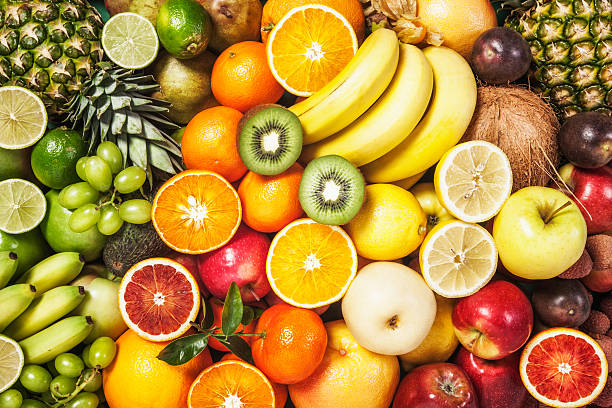
#> input picture proj2/istockphoto-529664572-612x612.jpg, 612 x 408 px
$ python -i encript.py   (imports and definitions only)
#> lines starting #> are read from the running program, lines starting #| are printed output that depends on the picture
#> further down, picture is the input picture: PIL image 612x408 RGB; mean R, G, B 181.2, 138.3, 60
from PIL import Image
import numpy as np


def skew_tent_map(x, r=5.0):
    return r * abs(x)


# [24 lines left out: functions bernulli_map, henon_map, encript_image_henon, not called in this run]


def convert_to_rgb(image):
    image.load()
    size = image.size
#> size = (612, 408)
    img_red = Image.new("RGB", size)
#> img_red: PIL image 612x408 RGB; every value is 0
    img_green = Image.new("RGB", size)
    img_blue = Image.new("RGB", size)

    width, height = size
#> width = 612; height = 408
    for i in range(width):
        for j in range(height):
            pixel = image.getpixel((i, j))
            img_red.putpixel((i, j), (pixel[0], 0, 0))
            img_green.putpixel((i, j), (0, pixel[1], 0))
            img_blue.putpixel((i, j), (0, 0, pixel[2]))
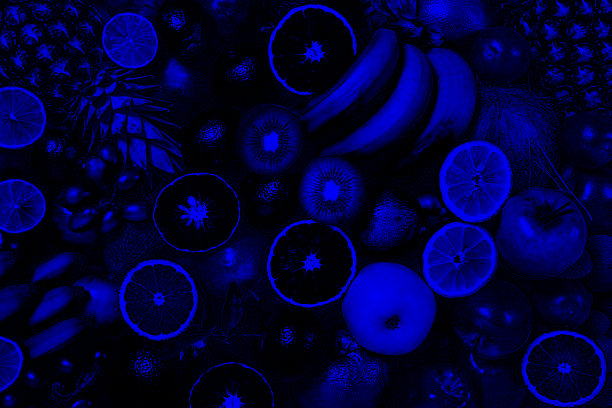
#> img_blue: PIL image 612x408 RGB; mean R, G, B 0, 0, 60
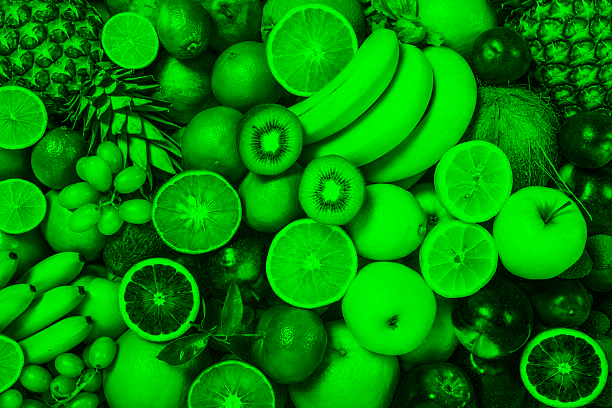
#> img_green: PIL image 612x408 RGB; mean R, G, B 0, 138.3, 0
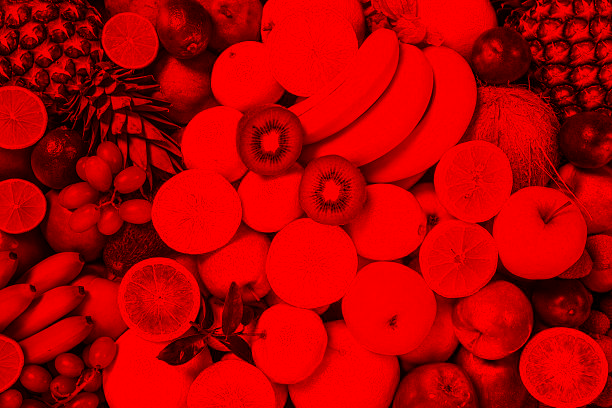
#> img_red: PIL image 612x408 RGB; mean R, G, B 181.2, 0, 0
    return img_red, img_green, img_blue


# [85 lines left out: functions encript_image_red, encript_image_green, encript_image_blue, Encrypt, not called in this run]

>>> from PIL import Image
>>> picture = Image.open('istockphoto-529664572-612x612.jpg')
>>> result = convert_to_rgb(picture)

$ run again, on proj2/test3.jpg
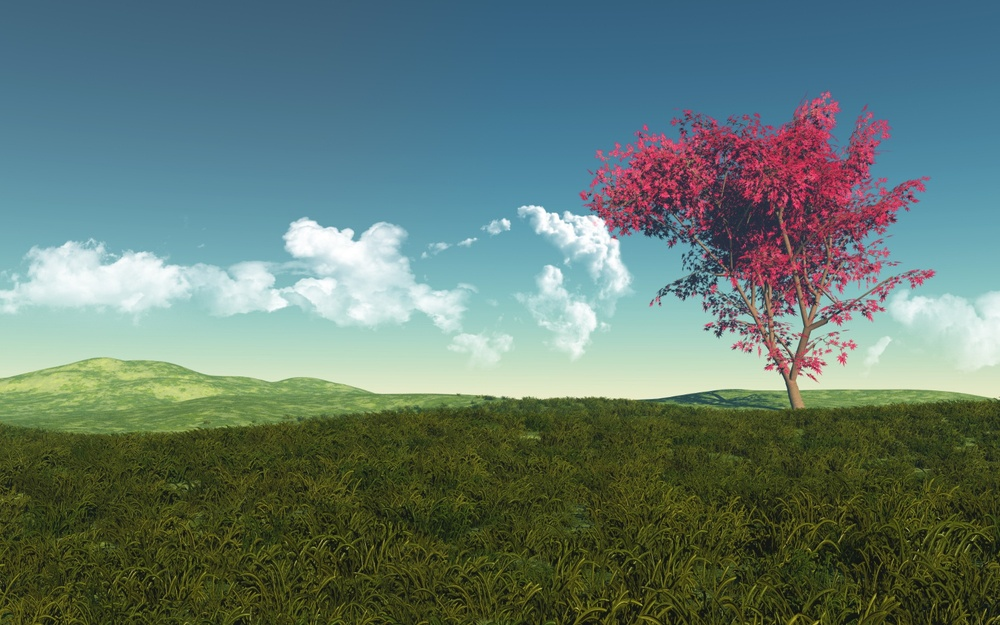
#> input picture proj2/test3.jpg, 1000 x 625 px, shrunk from 1500 x 938 before the run
#> picture is the input picture: PIL image 1000x625 RGB; mean R, G, B 98.2, 120.3, 111.4
#> after the loop in convert_to_rgb, `for i in range(width):`:
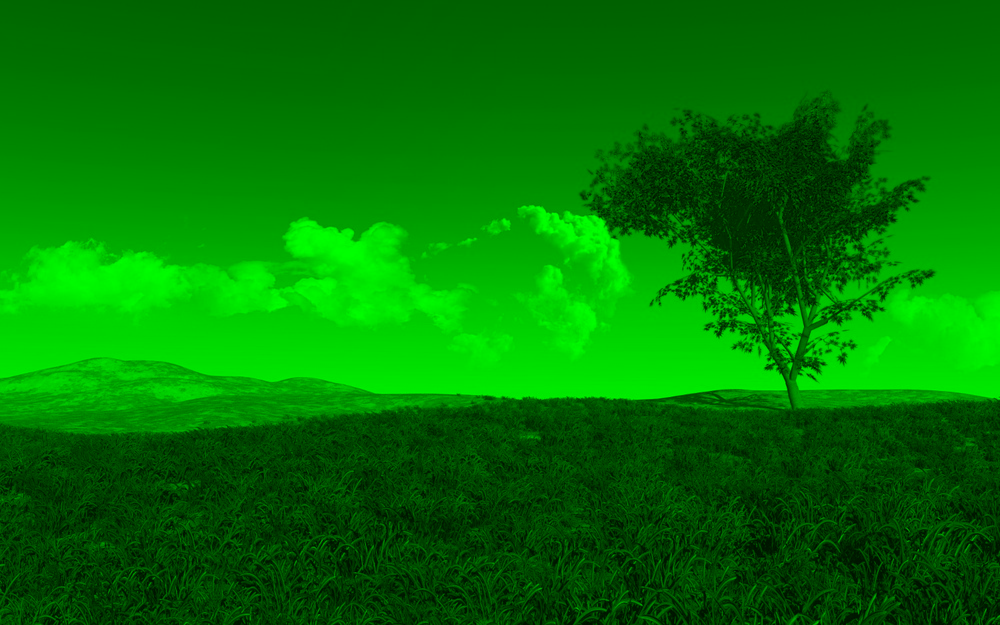
#> img_green: PIL image 1000x625 RGB; mean R, G, B 0, 120.3, 0
#> after the loop in convert_to_rgb, `for i in range(width):`:
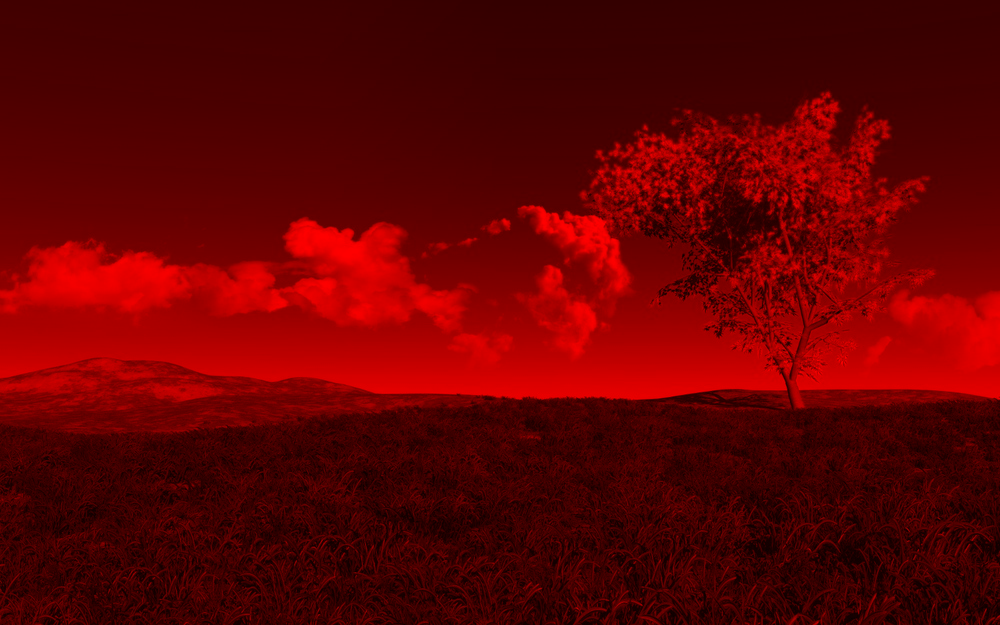
#> img_red: PIL image 1000x625 RGB; mean R, G, B 98.2, 0, 0
